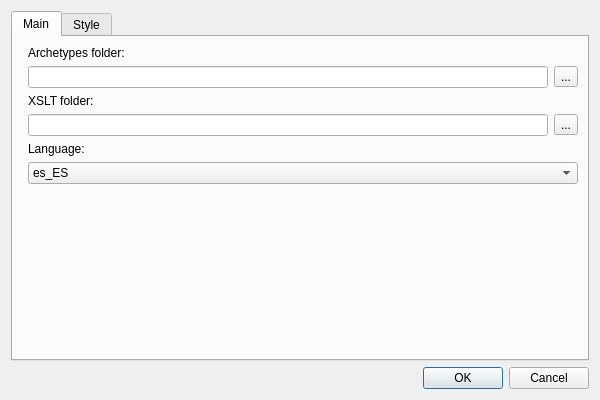
<?xml version="1.0" encoding="UTF-8"?>
<ui version="4.0">
 <class>Preferences</class>
 <widget class="QDialog" name="Preferences">
  <property name="geometry">
   <rect>
    <x>0</x>
    <y>0</y>
    <width>600</width>
    <height>400</height>
   </rect>
  </property>
  <property name="minimumSize">
   <size>
    <width>600</width>
    <height>400</height>
   </size>
  </property>
  <property name="maximumSize">
   <size>
    <width>600</width>
    <height>507</height>
   </size>
  </property>
  <property name="windowTitle">
   <string>Dialog</string>
  </property>
  <property name="autoFillBackground">
   <bool>false</bool>
  </property>
  <layout class="QGridLayout" name="gridLayout_2">
   <item row="1" column="0">
    <widget class="QDialogButtonBox" name="buttonBox">
     <property name="orientation">
      <enum>Qt::Horizontal</enum>
     </property>
     <property name="standardButtons">
      <set>QDialogButtonBox::Cancel|QDialogButtonBox::Ok</set>
     </property>
    </widget>
   </item>
   <item row="0" column="0">
    <layout class="QGridLayout" name="gridLayout">
     <item row="2" column="0">
      <spacer name="verticalSpacer_2">
       <property name="orientation">
        <enum>Qt::Vertical</enum>
       </property>
       <property name="sizeHint" stdset="0">
        <size>
         <width>20</width>
         <height>40</height>
        </size>
       </property>
      </spacer>
     </item>
     <item row="0" column="0">
      <widget class="QTabWidget" name="tabWidget">
       <property name="styleSheet">
        <string notr="true"/>
       </property>
       <property name="currentIndex">
        <number>0</number>
       </property>
       <widget class="QWidget" name="tab">
        <property name="minimumSize">
         <size>
          <width>474</width>
          <height>425</height>
         </size>
        </property>
        <attribute name="title">
         <string>Main</string>
        </attribute>
        <layout class="QFormLayout" name="formLayout">
         <item row="1" column="1">
          <widget class="QLabel" name="label_path">
           <property name="text">
            <string>Archetypes folder:</string>
           </property>
          </widget>
         </item>
         <item row="2" column="1">
          <layout class="QHBoxLayout" name="horizontalLayout_1">
           <property name="leftMargin">
            <number>0</number>
           </property>
           <item>
            <widget class="PathLineEdit" name="archetypeConfigPath">
             <property name="toolTip">
              <string>&lt;html&gt;&lt;head/&gt;&lt;body&gt;&lt;p&gt;GnuCOBOL compiler path (complete path or executable name if correct path is defined in PATH).&lt;/p&gt;&lt;/body&gt;&lt;/html&gt;</string>
             </property>
             <property name="statusTip">
              <string>Full path to the GnuCOBOL compiler.</string>
             </property>
            </widget>
           </item>
           <item>
            <widget class="QToolButton" name="toolButtonArchetypesPath">
             <property name="text">
              <string>...</string>
             </property>
            </widget>
           </item>
          </layout>
         </item>
         <item row="3" column="1">
          <widget class="QLabel" name="xslt_label_path">
           <property name="text">
            <string>XSLT folder:</string>
           </property>
          </widget>
         </item>
         <item row="4" column="1">
          <layout class="QHBoxLayout" name="horizontalLayout_1">
           <property name="leftMargin">
            <number>0</number>
           </property>
           <item>
            <widget class="PathLineEdit" name="xsltConfigPath">
             <property name="toolTip">
              <string>&lt;html&gt;&lt;head/&gt;&lt;body&gt;&lt;p&gt;GnuCOBOL compiler path (complete path or executable name if correct path is defined in PATH).&lt;/p&gt;&lt;/body&gt;&lt;/html&gt;</string>
             </property>
             <property name="statusTip">
              <string>Full path to the GnuCOBOL compiler.</string>
             </property>
            </widget>
           </item>
           <item>
            <widget class="QToolButton" name="toolButtonXSLTPath">
             <property name="text">
              <string>...</string>
             </property>
            </widget>
           </item>
          </layout>
         </item>
         <item row="8" column="1">
          <widget class="QLabel" name="label_language">
           <property name="text">
            <string>Language:</string>
           </property>
          </widget>
         </item>
         <item row="9" column="1">
          <widget class="QComboBox" name="comboBoxLanguage">
           <item>
            <property name="text">
             <string>es_ES</string>
            </property>
           </item>
           <item>
            <property name="text">
             <string>en_EN</string>
            </property>
           </item>
          </widget>
         </item>
        </layout>
       </widget>
       <widget class="QWidget" name="tab_2">
        <attribute name="title">
         <string>Style</string>
        </attribute>
        <layout class="QVBoxLayout" name="verticalLayout">
         <item>
          <widget class="QGroupBox" name="groupBox_5">
           <property name="title">
            <string>Application style</string>
           </property>
           <layout class="QVBoxLayout" name="verticalLayout_2">
            <item>
             <layout class="QHBoxLayout" name="horizontalLayout_2">
              <item>
               <widget class="QRadioButton" name="radioButtonColorWhite">
                <property name="toolTip">
                 <string>Use native style</string>
                </property>
                <property name="statusTip">
                 <string>Use native style</string>
                </property>
                <property name="text">
                 <string>&amp;Light</string>
                </property>
                <property name="checked">
                 <bool>true</bool>
                </property>
               </widget>
              </item>
              <item>
               <widget class="QRadioButton" name="radioButtonColorDark">
                <property name="toolTip">
                 <string>Use a global dark style (using QDarkStyleSheet)</string>
                </property>
                <property name="statusTip">
                 <string>Use a global dark style (using QDarkStyleSheet)</string>
                </property>
                <property name="text">
                 <string>Dark</string>
                </property>
               </widget>
              </item>
              <item>
               <spacer name="horizontalSpacer_1">
                <property name="orientation">
                 <enum>Qt::Horizontal</enum>
                </property>
                <property name="sizeHint" stdset="0">
                 <size>
                  <width>40</width>
                  <height>20</height>
                 </size>
                </property>
               </spacer>
              </item>
             </layout>
            </item>
            <item>
             <layout class="QFormLayout" name="layoutIconTheme">
              <property name="topMargin">
               <number>0</number>
              </property>
             </layout>
            </item>
           </layout>
          </widget>
         </item>
         <item>
          <spacer name="verticalSpacer">
           <property name="orientation">
            <enum>Qt::Vertical</enum>
           </property>
           <property name="sizeHint" stdset="0">
            <size>
             <width>20</width>
             <height>40</height>
            </size>
           </property>
          </spacer>
         </item>
        </layout>
       </widget>
      </widget>
     </item>
    </layout>
   </item>
  </layout>
 </widget>
 <customwidgets>
  <customwidget>
   <class>PathLineEdit</class>
   <extends>QLineEdit</extends>
   <header>open_cobol_ide.view.widgets</header>
  </customwidget>
 </customwidgets>
 <resources/>
 <connections>
  <connection>
   <sender>buttonBox</sender>
   <signal>accepted()</signal>
   <receiver>Preferences</receiver>
   <slot>accept()</slot>
   <hints>
    <hint type="sourcelabel">
     <x>248</x>
     <y>254</y>
    </hint>
    <hint type="destinationlabel">
     <x>157</x>
     <y>274</y>
    </hint>
   </hints>
  </connection>
  <connection>
   <sender>buttonBox</sender>
   <signal>rejected()</signal>
   <receiver>Preferences</receiver>
   <slot>reject()</slot>
   <hints>
    <hint type="sourcelabel">
     <x>316</x>
     <y>260</y>
    </hint>
    <hint type="destinationlabel">
     <x>286</x>
     <y>274</y>
    </hint>
   </hints>
  </connection>
 </connections>
</ui>
